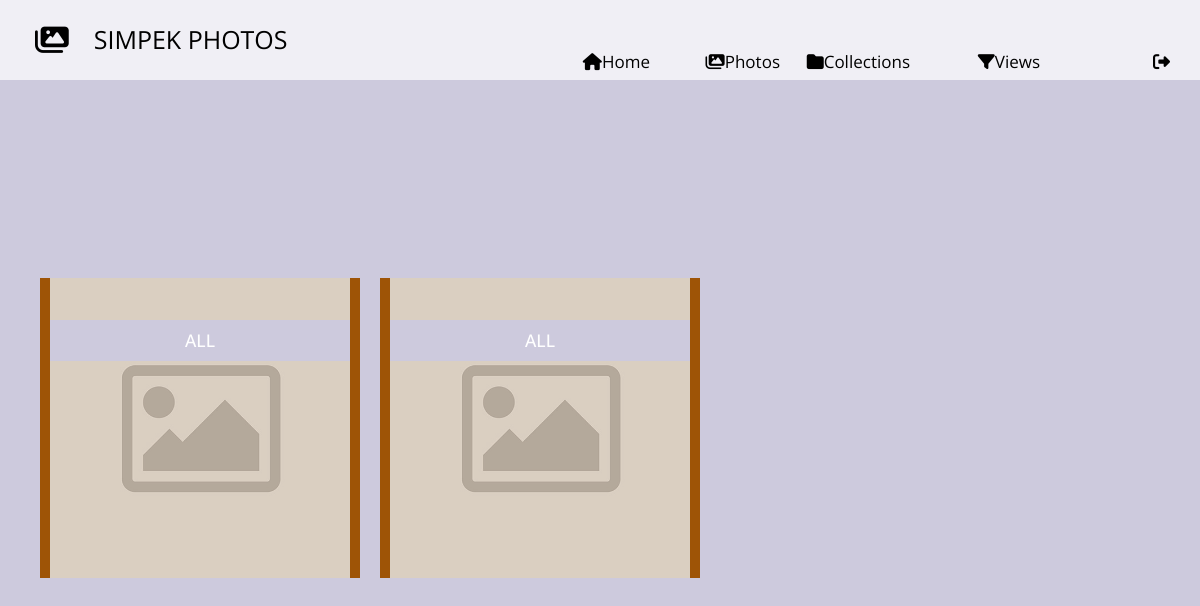
Before: /shared-photo-library/views (signed in) with the older database file.
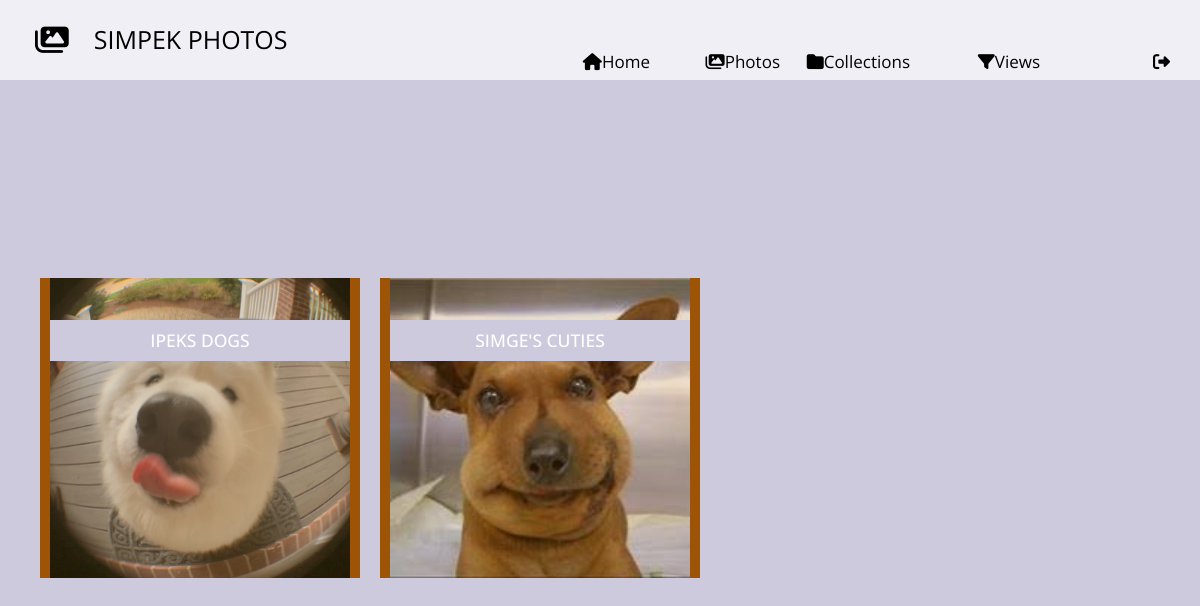
After: the same page with the newer database file.
### shared_photo_library/models.py (models this page shows, shortened)
class FilterView(models.Model):
    owner = models.ForeignKey(User, on_delete=models.CASCADE, related_name='view_owner')
    collection = models.ForeignKey(Collection, on_delete=models.CASCADE, related_name='attached_to')
    view_name = models.CharField(max_length=100)
    shared_users = models.ManyToManyField(User, related_name='shared_views')
    tags = models.CharField(max_length=100, null=True)
    conjunctive = models.BooleanField(default=False)
    login_required = models.BooleanField(default=True)
    location_rect = models.CharField(max_length=100, null=True)
    start_time = models.DateField(null=True)
    end_time = models.DateField(null=True)
    created_date = models.DateTimeField(default=timezone.now)
    photos = models.ManyToManyField(Photo, related_name='view_photos')
    cover = models.ImageField(default='empty_col.jpg')

### shared_photo_library/views.py (the view, shortened to what this page needs)
# urls.py: path('views', Filter.as_view(), name="views"),
class Filter(LoginRequiredMixin, View):
    def get(self, request):
        logged_in_user = request.user
        users_views = list(FilterView.objects.filter(owner=logged_in_user).annotate(photo_number=Count('photos')))
        shared_views = list(FilterView.objects.filter(shared_users=logged_in_user).annotate(photo_number=Count('photos')))
        views = users_views + shared_views
        return render(request, 'shared_photo_library/views.html',
                      {'user': logged_in_user, 'users_views': users_views, 'shared_views': shared_views,
                       'views': views})

### shared_photo_library/templates/shared_photo_library/views.html (shortened to what this page needs)
{% extends 'index.html' %}
{% load static %}
{% load crispy_forms_tags %}
{% block head %}
    <link rel="stylesheet" href="{% static 'css/my_profile.css' %}?v1.2">
{% endblock %}
{% block content %}
    <li class="selected">
        <div class="cd-full-width">
            <div class="container-fluid js-tm-page-content" data-page-no="1" data-page-type="gallery">
                <br><br><br>
                <div class="container">
                    <div class="row">
                            {% for view in views %}
                                <div class="grid-item">
                                    <figure class="effect-bubba">
                                        <img class="img-fluid tm-img cover" src="{{ view.cover.url }}" alt="Image"  style="height:300px; width:300px;">
                                        <figcaption>
                                        <h3 style="background-color: #cdcadd; width: 300px; padding-bottom: 10px; padding-top: 10px" class="tm-figure-title" ><span>{{ view.view_name }}</span></h3>
                                    </figcaption>
                                    </figure>
                                </div>
                            {%endfor  %}
                        </div>
                </div>
            </div>
        </div>
    </li>
{% endblock %}

Changed rows visible on the page:
no longer on this page (row edited): FilterView: cover (picture), view_name "ALL"
no longer on this page (row edited): FilterView: cover (picture), view_name "ALL"
added FilterView: cover (picture), view_name "IPEKS DOGS"
added FilterView: cover (picture), view_name "SIMGE'S CUTIES"
